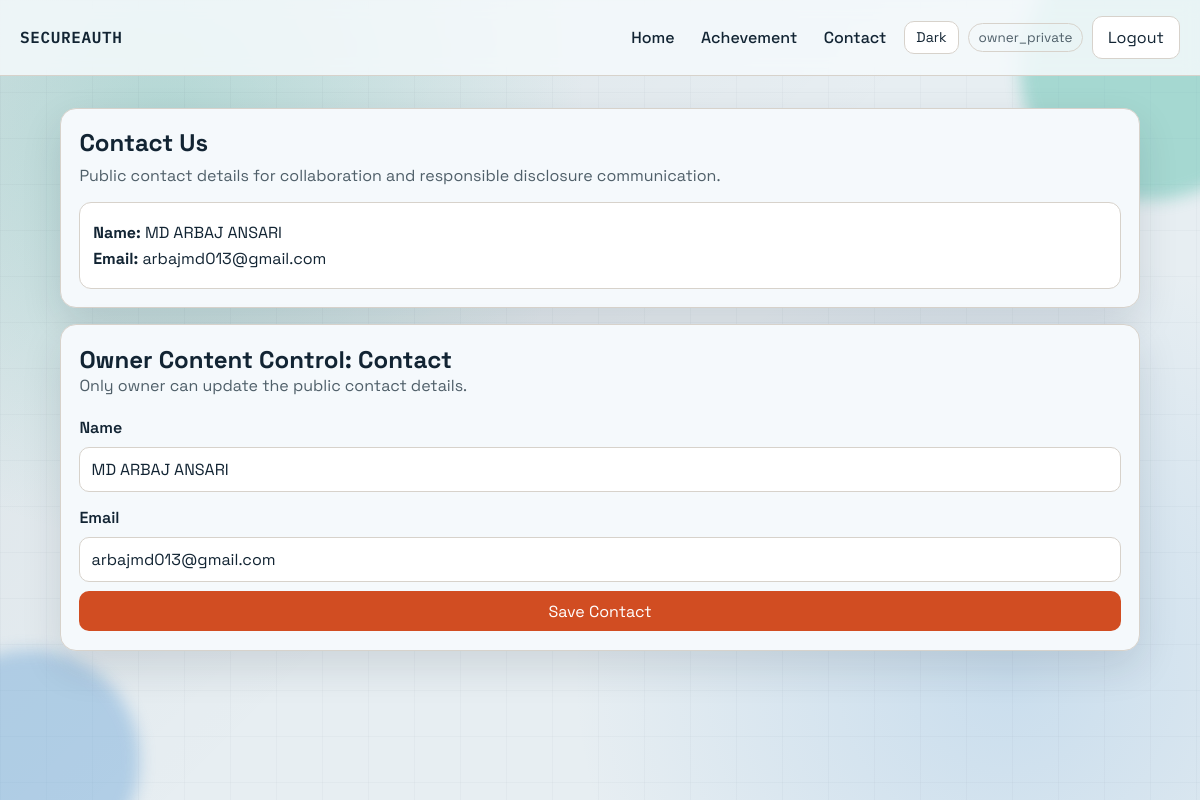
The page /contact (signed in) on the database its author committed.
### app/models.py (models this page shows, shortened)
class User(UserMixin, db.Model):
    __tablename__ = "users"
    id = db.Column(db.Integer, primary_key=True)
    username = db.Column(db.String(30), nullable=False, unique=True, index=True)
    email = db.Column(db.String(255), nullable=False, unique=True, index=True)
    password_hash = db.Column(db.String(255), nullable=False)
    role = db.Column(db.String(10), nullable=False, default="user", index=True)
    is_active = db.Column(db.Boolean, nullable=False, default=True, index=True)
    failed_login_attempts = db.Column(db.Integer, nullable=False, default=0)
    lockout_until = db.Column(db.DateTime, nullable=True)
    created_at = db.Column(db.DateTime, nullable=False, default=utcnow_naive)
    updated_at = db.Column(
        db.DateTime,
        nullable=False,
        default=utcnow_naive,
        onupdate=utcnow_naive,
    )

class SiteContent(db.Model):
    __tablename__ = "site_content"
    id = db.Column(db.Integer, primary_key=True)
    key = db.Column(db.String(50), nullable=False, unique=True, index=True)
    value = db.Column(db.String(8000), nullable=False, default="")
    updated_at = db.Column(db.DateTime, nullable=False, default=utcnow_naive, onupdate=utcnow_naive)

### app/routes.py (the view)
@main.route("/contact")
def contact_page():
    contact_name = get_site_content_value("contact_name", current_app.config["DEFAULT_CONTACT_NAME"])
    contact_email = get_site_content_value("contact_email", current_app.config["DEFAULT_CONTACT_EMAIL"])
    return render_template(
        "contact.html",
        contact_name=contact_name,
        contact_email=contact_email,
        can_manage_owner=is_owner(),
    )

### app/models.py (called while the page is built)
@login_manager.user_loader
def load_user(user_id: str) -> User | None:
    return db.session.get(User, int(user_id))

### app/routes.py (called while the page is built)
def is_owner() -> bool:
    return bool(current_user.is_authenticated and current_user.role == "owner")

def get_site_content_value(key: str, fallback: str) -> str:
    content = db.session.query(SiteContent).filter_by(key=key).first()
    if content and content.value:
        return content.value
    return fallback

### templates/contact.html (shortened to what this page needs)
{% extends "base.html" %}
{% block content %}
<section class="card wide">
  <h1>Contact Us</h1>
  <p class="subtitle">Public contact details for collaboration and responsible disclosure communication.</p>
  <div class="panel top-gap contact-view">
    <p><strong>Name:</strong> {{ contact_name }}</p>
    <p><strong>Email:</strong> {{ contact_email }}</p>
  </div>
</section>
{% if can_manage_owner %}
  <section class="card wide top-gap owner-edit-panel">
    <h2>Owner Content Control: Contact</h2>
    <p class="subtitle">Only owner can update the public contact details.</p>
    <form method="post" action="{{ url_for('main.update_contact_content') }}" class="form-grid top-gap">
      <label for="contact_name">Name</label>
      <input id="contact_name" name="contact_name" type="text" minlength="2" maxlength="120" required value="{{ contact_name }}" />
      <label for="contact_email">Email</label>
      <input id="contact_email" name="contact_email" type="email" required value="{{ contact_email }}" />
      <button class="btn btn-primary" type="submit">Save Contact</button>
    </form>
  </section>
{% endif %}
{% endblock %}

### templates/base.html (shortened to what this page needs)
<!doctype html>
<html lang="en">
  <head>
    <link rel="stylesheet" href="{{ url_for('static', filename='css/style.css') }}" />
  </head>
  <body>
    <div class="background-shape shape-one"></div>
    <div class="background-shape shape-two"></div>
    <header class="topbar">
      <a class="brand" href="{{ url_for('main.home') }}">SecureAuth</a>
      <nav class="nav-links">
        <a href="{{ url_for('main.home') }}">Home</a>
        <a href="{{ url_for('main.achievements_page') }}">Achevement</a>
        <a href="{{ url_for('main.contact_page') }}">Contact</a>
        {% if current_user.is_authenticated %}
          <button id="theme-toggle" class="btn btn-light btn-small" type="button">Dark</button>
          <span class="user-chip">{{ current_user.username }}</span>
          <form method="post" action="{{ url_for('main.logout') }}">
            <button class="btn btn-light" type="submit">Logout</button>
          </form>
        {% else %}
          <a href="{{ url_for('main.login') }}">Login</a>
          <a href="{{ url_for('main.register') }}">Sign Up</a>
          <button id="theme-toggle" class="btn btn-light btn-small" type="button">Dark</button>
        {% endif %}
      </nav>
    </header>
    <main class="page-wrap fade-in">
      {% block content %}{% endblock %}
    </main>
  </body>
</html>

### static/css/style.css (style rules this page uses)
:root { --bg: #e7eef2; --surface: #f5f9fc; --surface-strong: #ffffff; --ink: #122433; --muted: #4f5f69; --line: #d7d2cb; --accent: #d14d22; --accent-strong: #a23b1a; --warning: #f0cf61; --danger: #df6464; --danger-strong: #bb3f3f; --block: #178f7f; --block-strong: #0f6f63; --ok-bg: #e8f6ee; --ok-line: #bce7ce; --ok-ink: #146942; --warn-bg: #fff7dc; --warn-line: #f0de96; --warn-ink: #7a5b00; --err-bg: #fdeaea; --err-line: #f4b7b7; --err-ink: #9f2222; --info-bg: #e9f2f9; --info-line: #bcd4ea; --info-ink: #214f75; --shadow: 0 16px 40px rgba(17, 34, 48, 0.12); }
* { box-sizing: border-box; }
body { margin: 0; min-height: 100vh; font-family: "Space Grotesk", sans-serif; color: var(--ink); background: radial-gradient(circle at 14% 16%, rgba(45, 172, 145, 0.24) 0%, transparent 34%), radial-gradient(circle at 84% 84%, rgba(66, 145, 214, 0.18) 0%, transparent 36%), linear-gradient(135deg, rgba(8, 35, 48, 0.06) 0%, transparent 50%), var(--bg); position: relative; overflow-x: hidden; }
body::before { content: ""; position: fixed; inset: 0; pointer-events: none; z-index: -2; opacity: 0.22; background-image: linear-gradient(to right, rgba(17, 36, 51, 0.12) 1px, transparent 1px), linear-gradient(to bottom, rgba(17, 36, 51, 0.12) 1px, transparent 1px); background-size: 46px 46px; }
.background-shape { position: fixed; z-index: -1; border-radius: 999px; filter: blur(8px); opacity: 0.35; }
.shape-one { width: 260px; height: 260px; background: #2baf96; top: -60px; right: -80px; }
.shape-two { width: 220px; height: 220px; background: #4f94d1; bottom: -70px; left: -80px; }
.topbar { display: flex; justify-content: space-between; align-items: center; gap: 1rem; padding: 1rem 1.25rem; border-bottom: 1px solid var(--line); backdrop-filter: blur(8px); background: color-mix(in srgb, var(--surface) 85%, transparent); }
.brand { font-family: "IBM Plex Mono", monospace; font-size: 1rem; font-weight: 600; letter-spacing: 0.04em; text-transform: uppercase; color: var(--ink); text-decoration: none; }
.nav-links { display: flex; align-items: center; gap: 0.55rem; flex-wrap: wrap; }
.nav-links form { margin: 0; }
.nav-links a { color: var(--ink); text-decoration: none; font-weight: 500; padding: 0.45rem 0.55rem; border-radius: 8px; }
.user-chip { font-size: 0.84rem; color: var(--muted); padding: 0.3rem 0.6rem; border-radius: 999px; border: 1px solid var(--line); }
.page-wrap { width: min(1080px, 92vw); margin: 2rem auto; }
.fade-in { animation: rise 0.55s ease; }
.card { background: var(--surface); border: 1px solid var(--line); border-radius: 16px; box-shadow: var(--shadow); padding: 1.3rem; }
.card.wide { padding: 1.15rem; }
h1 { margin: 0 0 0.45rem; }
h2 { margin: 0; }
.subtitle { margin: 0; color: var(--muted); }
.form-grid { display: grid; gap: 0.55rem; }
label { margin-top: 0.35rem; font-weight: 600; }
input, select, textarea, button { font: inherit; }
input, select, textarea { width: 100%; border: 1px solid var(--line); border-radius: 10px; padding: 0.7rem; background: var(--surface-strong); color: var(--ink); }
.btn { display: inline-block; border: none; border-radius: 10px; cursor: pointer; padding: 0.62rem 0.95rem; text-decoration: none; color: var(--ink); background: color-mix(in srgb, var(--surface-strong) 75%, transparent); }
.btn-primary { background: var(--accent); color: #fff; }
.btn-light { background: var(--surface-strong); border: 1px solid var(--line); }
.btn-small { padding: 0.42rem 0.72rem; font-size: 0.88rem; }
.panel { border: 1px solid var(--line); border-radius: 12px; padding: 0.8rem; background: var(--surface-strong); }
.top-gap { margin-top: 1rem; }
.contact-view p { margin: 0.35rem 0; }

### rows shown on the page
User: username "owner_private"
SiteContent: value "MD ARBAJ ANSARI", contact_name "MD ARBAJ ANSARI"
SiteContent: value "arbajmd013@gmail.com", contact_email "arbajmd013@gmail.com"
